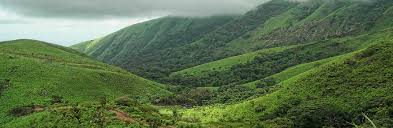
#> input picture nature.jpg, 393 x 128 px
$ python trnanslation.py
#> lines starting #> are read from the running program, lines starting #| are printed output that depends on the picture
import cv2
import numpy as np

image = cv2.imread("nature.jpg")
#> image is the input picture: shape (128, 393, 3); mean B, G, R 78.4, 113, 91.9


# translation matrix
matrix = np.float32([[1,0,100],[0,1,100]])

#applying the matrix to the image

translated = cv2.warpAffine(image,matrix,(image.shape[1]+100,image.shape[0]+100))
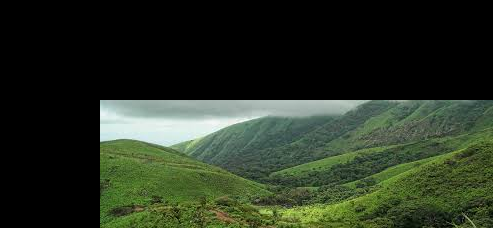
#> translated: shape (228, 493, 3); mean B, G, R 35.1, 50.6, 41.1

cv2.imshow("orignal",image)
cv2.imshow("translate",translated)
if cv2.waitKey(0)==ord('q'):
#> (key q is pressed here)
    cv2.destroyAllWindows()

$ run again, with sample.jpg copied over nature.jpg
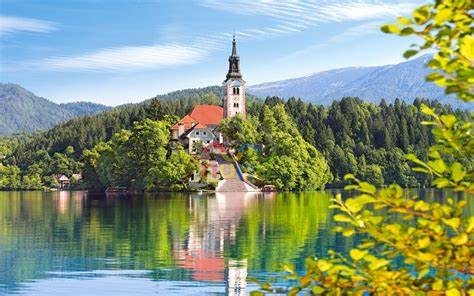
#> input picture sample.jpg, 474 x 296 px
#> image is the input picture: shape (296, 474, 3); mean B, G, R 126.4, 151.8, 135.7
#> `translated = cv2.warpAffine(image,matrix,(image.shape[1]+100,image.sha..`:
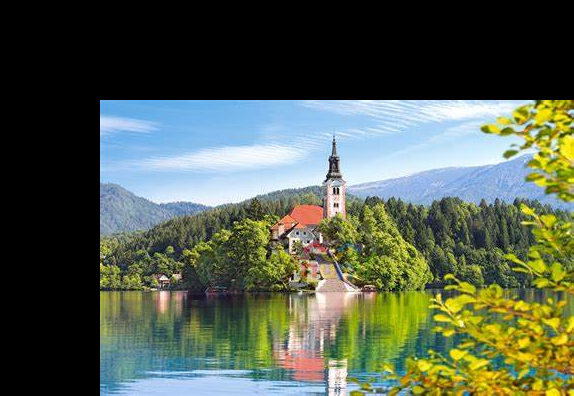
#> translated: shape (396, 574, 3); mean B, G, R 78, 93.7, 83.8
